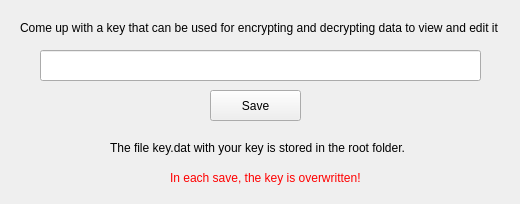
<?xml version="1.0" encoding="UTF-8"?>
<ui version="4.0">
 <class>key_missing_warning</class>
 <widget class="QWidget" name="key_missing_warning">
  <property name="geometry">
   <rect>
    <x>0</x>
    <y>0</y>
    <width>520</width>
    <height>204</height>
   </rect>
  </property>
  <property name="windowTitle">
   <string>Form</string>
  </property>
  <widget class="QLabel" name="label">
   <property name="geometry">
    <rect>
     <x>110</x>
     <y>50</y>
     <width>191</width>
     <height>31</height>
    </rect>
   </property>
   <property name="text">
    <string/>
   </property>
  </widget>
  <widget class="QLineEdit" name="encryptionKeyEdit">
   <property name="geometry">
    <rect>
     <x>40</x>
     <y>50</y>
     <width>441</width>
     <height>31</height>
    </rect>
   </property>
  </widget>
  <widget class="QLabel" name="label_2">
   <property name="geometry">
    <rect>
     <x>20</x>
     <y>20</y>
     <width>481</width>
     <height>16</height>
    </rect>
   </property>
   <property name="styleSheet">
    <string notr="true">color: rgb(0, 0, 0); 
</string>
   </property>
   <property name="text">
    <string>Come up with a key that can be used for encrypting and decrypting data to view and edit it</string>
   </property>
  </widget>
  <widget class="QPushButton" name="encryptionKeyButton">
   <property name="geometry">
    <rect>
     <x>210</x>
     <y>90</y>
     <width>91</width>
     <height>31</height>
    </rect>
   </property>
   <property name="text">
    <string>Save</string>
   </property>
  </widget>
  <widget class="QLabel" name="label_3">
   <property name="geometry">
    <rect>
     <x>110</x>
     <y>140</y>
     <width>301</width>
     <height>16</height>
    </rect>
   </property>
   <property name="text">
    <string>The file key.dat with your key is stored in the root folder.</string>
   </property>
  </widget>
  <widget class="QLabel" name="label_4">
   <property name="geometry">
    <rect>
     <x>170</x>
     <y>170</y>
     <width>191</width>
     <height>16</height>
    </rect>
   </property>
   <property name="styleSheet">
    <string notr="true">color: rgb(255, 0, 0);</string>
   </property>
   <property name="text">
    <string>In each save, the key is overwritten!</string>
   </property>
  </widget>
 </widget>
 <resources/>
 <connections/>
</ui>
